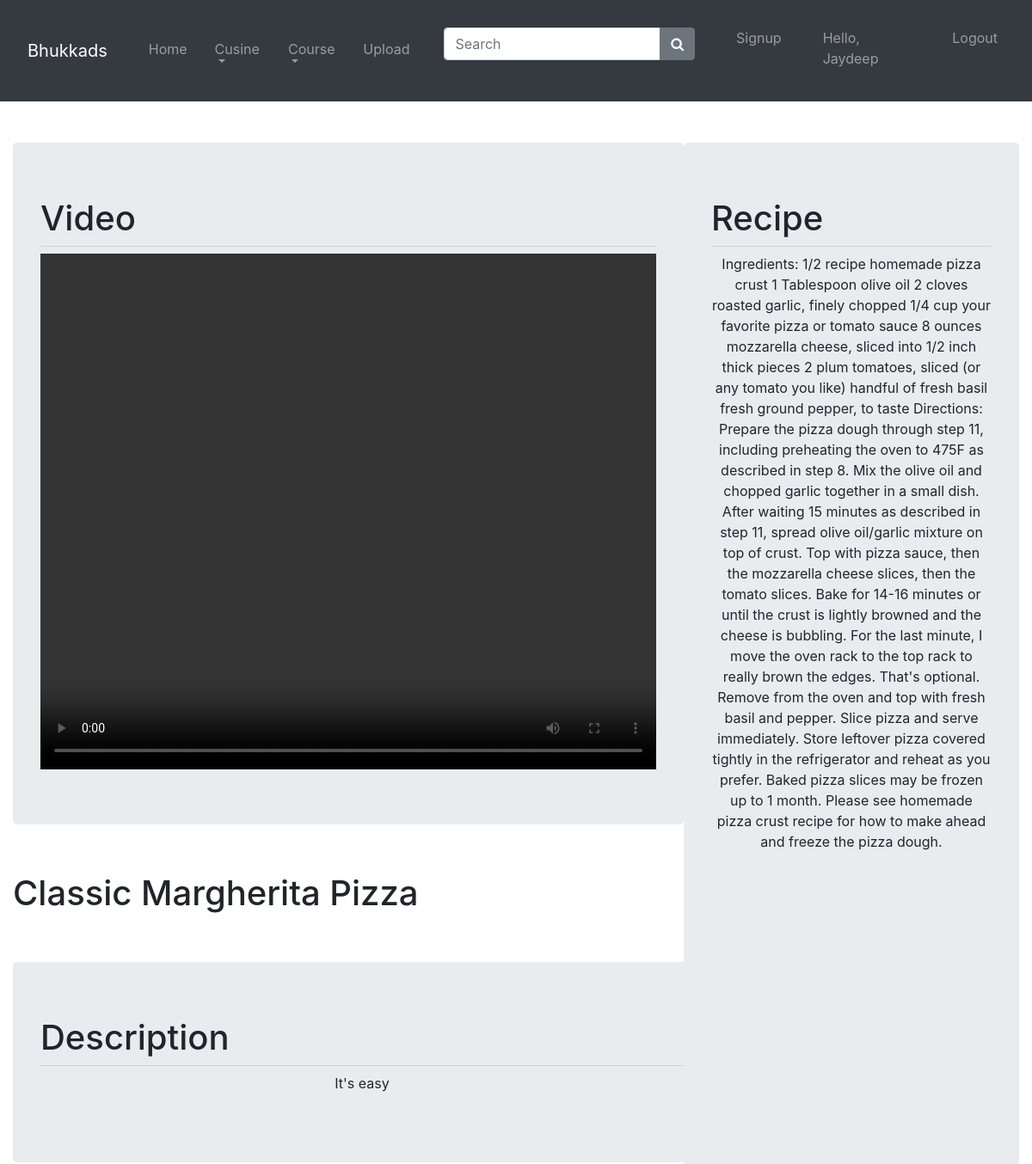
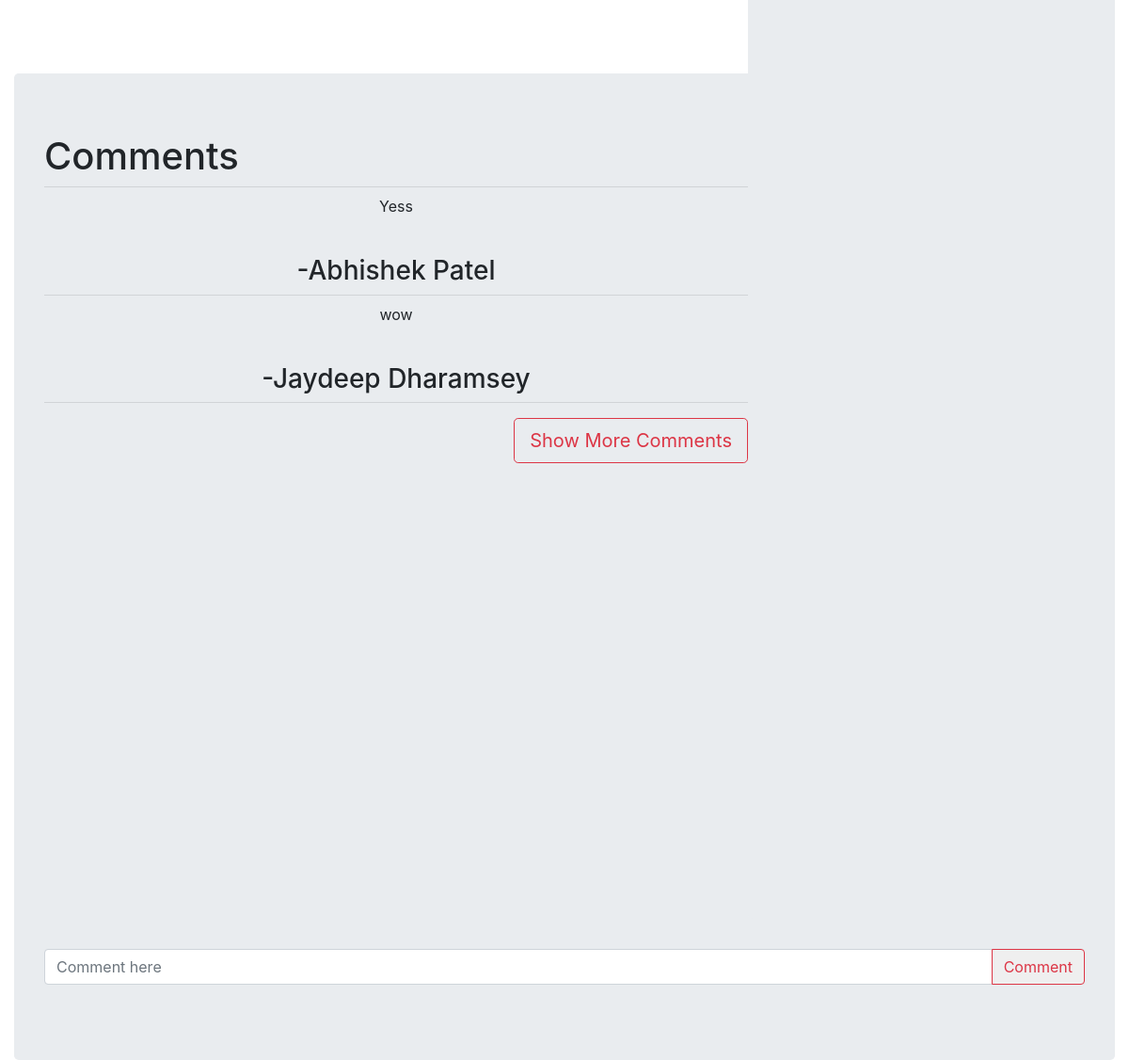
The page /modules/video.php?p_id=38 (signed in) on the database its author committed (2 pictures, top to bottom).
### tables this page shows
CREATE TABLE `videos` (
  `id` int(11) NOT NULL,
  `dname` varchar(30) NOT NULL,
  `cusine` varchar(20) NOT NULL,
  `course` varchar(20) NOT NULL,
  `videol` varchar(100) NOT NULL,
  `recepie` varchar(10000) NOT NULL,
  `description` varchar(1000) NOT NULL,
  `image` varchar(500) NOT NULL,
  `name` varchar(500) NOT NULL
);

CREATE TABLE `comments` (
  `c_id` bigint(20) NOT NULL,
  `comment` varchar(500) NOT NULL,
  `author` varchar(500) NOT NULL,
  `p_id` bigint(20) NOT NULL
);

### modules/video.php (the view, shortened to what this page needs)
<?php
        include('navbar.php');
        include('../assets/php/connection.php');
        $pid = $_REQUEST['p_id'];
    ?>
<html>
<head>
  <link rel="stylesheet" href="https://maxcdn.bootstrapcdn.com/bootstrap/4.1.3/css/bootstrap.min.css">
</head>
    <body>
        <div class="container-fluid">
            <br>
            <br>
            <?php
            $qry="select * from videos where id='$pid'";
            $result=mysqli_query($conn,$qry);
            if(!$result){
                echo"<script>alert('query error')</script>";
            }
            else{
                foreach($result as $row){
                    echo"<div class='jumbotron col-8 d-inline-block'>";
                    echo"<h1>Video</h1>";
                    echo"<hr class='my-2'>";
                    echo"<video height=75% width=100% src=".preg_replace('/\s+/', '', $row['videol'])." controls></video>";
                    echo"</div>";
                    echo"<div class='jumbotron col-4 d-inline-block float-right' id='recepie'>";
                    echo"<h1>Recipe</h1>";
                    echo"<hr class='my-2'>";
                    echo"<p class='text-center'>".base64_decode($row['recepie'])."</p>";
                    echo"</div>";
                    echo"<br><br>";
                    echo"<h1>".$row['dname']."</h1>";
                    echo"<br><br>";
                    echo"<div class='jumbotron'>
                            <h1>Description</h1>
                            <hr class='my-2'>
                            <p class='text-center'>".base64_decode($row['description'])."</p>
                        </div>";
                }}
                    echo"<br><br>";
                    echo"<div class='jumbotron'>
                            <h1>Comments</h1>
                            <hr class='my-2'>";
                            $sql='select * from comments limit 2';
                            $result=mysqli_query($conn,$sql);
                            if(mysqli_num_rows($result)>0){
                                while($row=mysqli_fetch_assoc($result)){
                                    echo '<p  class="text-center">';
                                    echo base64_decode($row['comment']);
                                    echo '</p >';
                                    echo"<br>";
                                    echo"<h3 class='text-center'>-";
                                    echo $row['author'];
                                    echo"</h3><hr class='my-2'>";
                                }
                            }
                            else{
                                echo 'There are no comments';
                            }
                    ?>
                        <a class='btn border-danger btn-lg text-danger float-right'  role='button' id="showmore">Show More Comments</a>
                        <br>
                        <br>
                        <br>
                        <form action="../assets/php/store-comments.php" method="post">
                            <div class='input-group'>
                              <input type='text' class='form-control col-12' placeholder='Comment here' name="addcomment">
                                <div class='input-group-append'>
                                    <button class='btn border-danger text-danger' type='submit'>Comment</button>
                                  </div>
                            </div>
                        </form>
        </div>
    </body>
</html>

### modules/video.php (style rules this page uses)
#recepie { height: 103vh; overflow-y:scroll; }

### rows shown on the page
videos: recepie "Ingredients: 1/2 recipe homemade pizza crust 1 Tablespoon olive oil 2 cloves roasted garlic, finely chopped 1/4 cup your favorite pizza or tomato sauce 8 ounces mozzarella cheese, sliced into 1/2 inch thick pieces 2 plum tomatoes, sliced (or any tomato you like) handful of fresh basil fresh ground pepper, to taste Directions: Prepare the pizza dough through step 11, including preheating the oven to 475F as described in step 8. Mix the olive oil and chopped garlic together in a small dish. After waiting 15 minutes as described in step 11, spread olive oil/garlic mixture on top of crust. Top with pizza sauce, then the mozzarella cheese slices, then the tomato slices. Bake for 14-16 minutes or…", dname "Classic Margherita Pizza", description "It's easy"
comments: comment "Yess", author "Abhishek Patel"
comments: comment "wow", author "Jaydeep Dharamsey"

### other values the page prints
$_SESSION['fname'] "Jaydeep"
